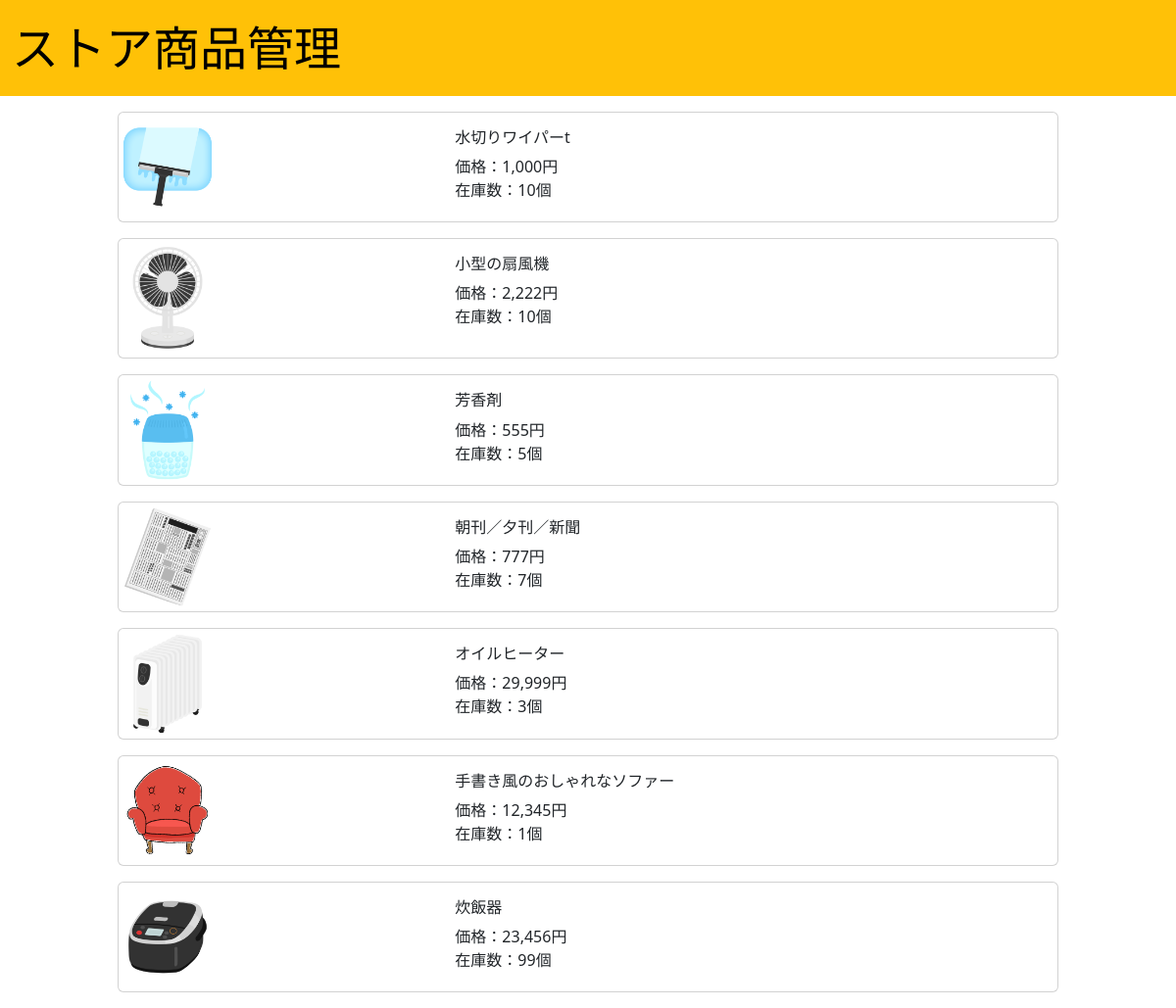
Page /store_main/product_list/ (signed in) on the earlier database version.
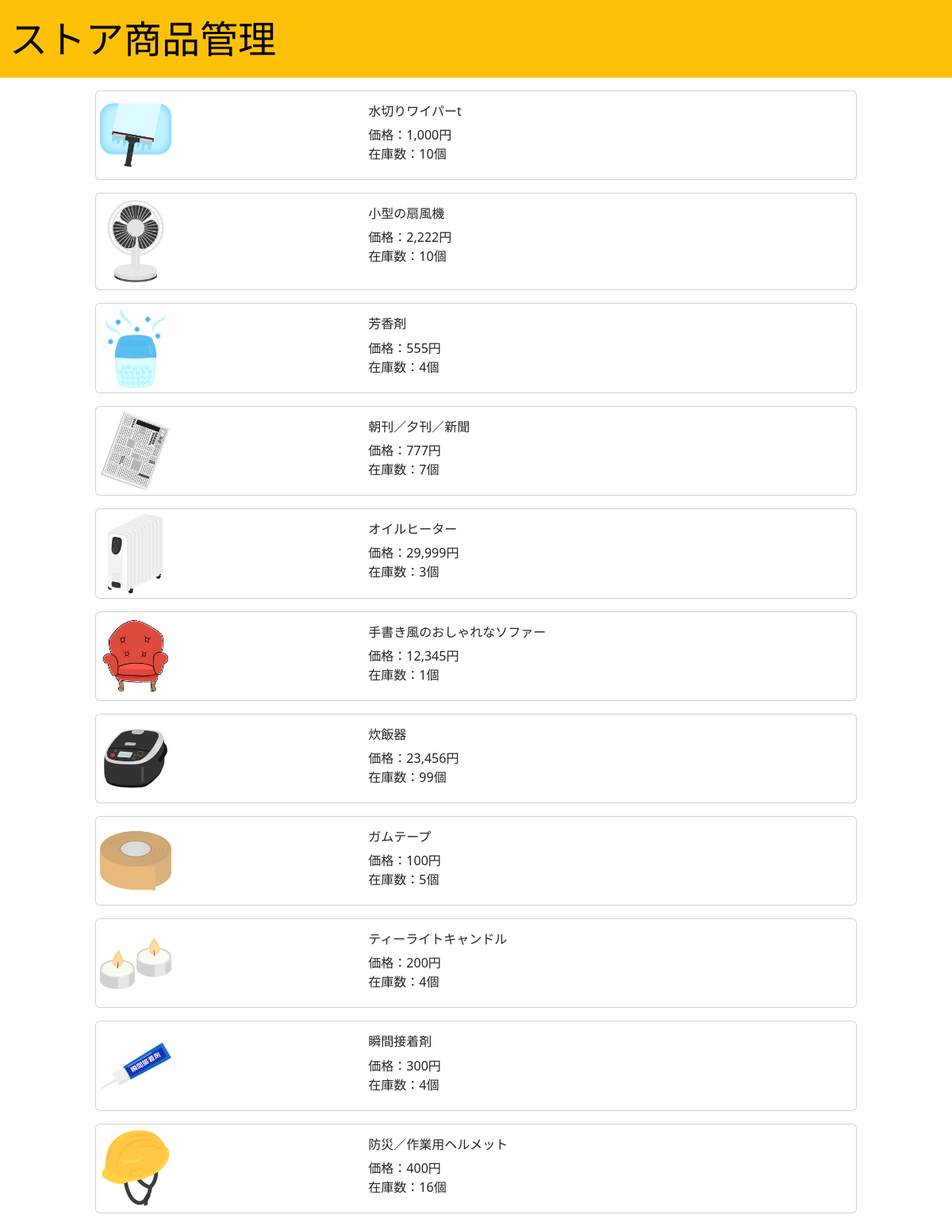
Same page on the later database version.
### store_main/models.py (models this page shows, shortened)
class Product(models.Model):
    name = models.CharField(verbose_name='商品名', max_length=128)
    description = models.TextField(verbose_name='商品説明', max_length=5000,
                                   blank=True, default='')
    price = models.PositiveIntegerField(verbose_name='価格', blank=True,
                                        default=0)
    amount = models.PositiveIntegerField(verbose_name='在庫数', blank=True,
                                         default=0)
    image = models.ImageField(verbose_name='商品画像', upload_to='product', )
    code = models.CharField(verbose_name='商品コード', max_length=128, )

### store_main/views.py (the view)
# urls.py: path('product_list/', views.product_list, name='product_list'),
def product_list(request):
    if not request.user.is_superuser:
        return redirect('main:index')
    products = Product.objects.all()
    context = {
        'products': products,
    }
    return render(request, template_name="store_main/product_list.html",
                  context=context)

### store_main/templates/store_main/product_list.html
{% extends 'store_base.html' %}
{% block content %}
<div class="container store-product-container">
    <div class="container">
        {% for product in products %}
        <div class="card mx-auto store-card my-3" style="width: 60rem; max-width: 100%;">
            <div class="row no-gutters store-card">
                <a href="{% url 'store_main:product_edit' product.id %}"></a>
                <div class="col-md-4 my-auto">
                    <img class="card-img cart-img store-card-img-top"
                         src="{{ product.image.url }}">
                </div>
                <div class="col-md-8">
                    <div class="card-body">
                        <div class="store-product-content mb-1">
                            <h6 class="card-title">{{ product.name }}</h6>
                            価格：{{ product.price }}円
                            <br>
                            在庫数：{{ product.amount }}個
                        </div>
                    </div>
                </div>
            </div>
        </div>
        {% endfor %}
    </div>
</div>
{% endblock content %}

### templates/store_base.html (shortened to what this page needs)
<!doctype html>
{% load django_bootstrap5 %}
{% load static %}
{% load humanize %}
<html lang="ja">
<head>
    {% bootstrap_css %}
    <link rel="stylesheet" href="{% static 'css/style.css' %}?<?php date_default_timezone_set('Asia/Tokyo'); echo date('ymdHis',filemtime('{% static 'css/style.css' %}')); ?>"/>
</head>
<body>
<header>
    <nav class="navbar navbar-expand-lg navbar-light bg-warning">
        <div class="container-fluid">
            <a class="navbar-brand"
               href="{% url 'store_main:store_index' %}">ストア商品管理</a>
        </div>
    </nav>
</header>
<div class="container">
    {% block content %}
    {% endblock content %}
</div>
</body>
</html>

### static/css/style.css (style rules this page uses)
.navbar-brand { font-size: 3rem; }
img.cart-img { max-width: 200px; height: auto; }
img.store-card-img-top { max-width: 100px; height: auto; }
.store-card { position: relative; }
.store-card a { position: absolute; width: 100%; height: 100%; top: 0; left: 0; width: 100%; height: 100%; }

Differences in the rows shown:
changed Product "芳香剤": amount "5" → "4"
added Product: image (picture), name "ガムテープ", price "100", amount "5"
added Product: image (picture), name "ティーライトキャンドル", price "200", amount "4"
added Product: image (picture), name "瞬間接着剤", price "300", amount "4"
added Product: image (picture), name "防災／作業用ヘルメット", price "400", amount "16"
